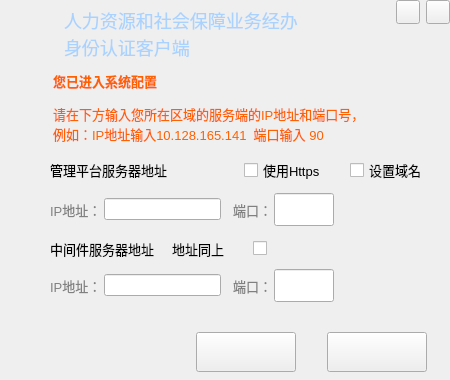
<?xml version="1.0" encoding="UTF-8"?>
<ui version="4.0">
 <class>ConfigWindow</class>
 <widget class="QWidget" name="ConfigWindow">
  <property name="geometry">
   <rect>
    <x>0</x>
    <y>0</y>
    <width>450</width>
    <height>380</height>
   </rect>
  </property>
  <property name="minimumSize">
   <size>
    <width>450</width>
    <height>380</height>
   </size>
  </property>
  <property name="maximumSize">
   <size>
    <width>450</width>
    <height>380</height>
   </size>
  </property>
  <property name="windowTitle">
   <string>ConfigWindow</string>
  </property>
  <property name="styleSheet">
   <string notr="true">#widget{
	border-image: url(:/MBRClient/Resources/image/sys_bg.png);
}</string>
  </property>
  <layout class="QGridLayout" name="gridLayout">
   <property name="leftMargin">
    <number>0</number>
   </property>
   <property name="topMargin">
    <number>0</number>
   </property>
   <property name="rightMargin">
    <number>0</number>
   </property>
   <property name="bottomMargin">
    <number>0</number>
   </property>
   <property name="spacing">
    <number>0</number>
   </property>
   <item row="0" column="0">
    <widget class="QWidget" name="widget" native="true">
     <property name="styleSheet">
      <string notr="true">QLabel{
font-family:&quot;微软雅黑&quot;;
font-size:13px;
}
#lbl_logo{
	border-image: url(:/MBRClient/Resources/image/logo.png);
}
#lbl_title{
font-size:18px;
color:#AAD2FF;
}
#btn_min{
	border-image: url(:/MBRClient/Resources/image/min.png);
}
#btn_min:hover{
	border-image: url(:/MBRClient/Resources/image/min_hover.png);
}
#btn_min:pressed{
	border-image: url(:/MBRClient/Resources/image/min_pressed.png);
}
#btn_close{
	border-image: url(:/MBRClient/Resources/image/close.png);
}
#btn_close:hover{
	border-image: url(:/MBRClient/Resources/image/close_hover.png);
}
#btn_close:pressed{
	border-image: url(:/MBRClient/Resources/image/close_pressed.png);
}
#lbl_fText{
font-size:13px;
color:#FF6000;
font:bold;
}
#lbl_fApe,#lbl_fApt{
font-size:13px;
color:#FF6000;
}
QCheckBox{
font-family:&quot;微软雅黑&quot;;
font-size:13px;
}
#lbl_ip,#lbl_port,#lbl_ipm,#lbl_portm{
color:gray;
}
#lbl_web,#lbl_webPort{
font-size:12px;
font:bold;
color:gray;
}
#lEdit_web,#lEdit_webPort{
font-size:12px;
font:bold;
}
#btn_confirm{
	border-image: url(:/MBRClient/Resources/image/set_ipcf.png);
}
#btn_confirm:hover{
	border-image: url(:/MBRClient/Resources/image/set_ipcf_hover.png);
}
#btn_confirm:pressed{
	border-image: url(:/MBRClient/Resources/image/set_ipcf_pressed.png);
}
#btn_confirm:disabled{
	border-image: url(:/MBRClient/Resources/image/set_ipcf_disabled.png);
}
#btn_cancel{
	border-image: url(:/MBRClient/Resources/image/set_ipcn.png);
}
#btn_cancel:hover{
	border-image: url(:/MBRClient/Resources/image/set_ipcn_hover.png);
}
#btn_cancel:pressed{
	border-image: url(:/MBRClient/Resources/image/set_ipcn_pressed.png);
}
#btn_cancel:disabled{
	border-image: url(:/MBRClient/Resources/image/set_ipcn_disabled.png);
}
#lbl_fText,#lbl_fApt,#lbl_fApe{
padding-left:50px;
}</string>
     </property>
     <layout class="QVBoxLayout" name="verticalLayout">
      <property name="spacing">
       <number>0</number>
      </property>
      <property name="leftMargin">
       <number>0</number>
      </property>
      <property name="topMargin">
       <number>0</number>
      </property>
      <property name="rightMargin">
       <number>0</number>
      </property>
      <property name="bottomMargin">
       <number>8</number>
      </property>
      <item>
       <layout class="QHBoxLayout" name="horizontalLayout">
        <property name="spacing">
         <number>6</number>
        </property>
        <property name="leftMargin">
         <number>10</number>
        </property>
        <item alignment="Qt::AlignVCenter">
         <widget class="QLabel" name="lbl_logo">
          <property name="minimumSize">
           <size>
            <width>48</width>
            <height>35</height>
           </size>
          </property>
          <property name="maximumSize">
           <size>
            <width>48</width>
            <height>35</height>
           </size>
          </property>
          <property name="text">
           <string/>
          </property>
         </widget>
        </item>
        <item alignment="Qt::AlignVCenter">
         <widget class="QLabel" name="lbl_title">
          <property name="minimumSize">
           <size>
            <width>250</width>
            <height>67</height>
           </size>
          </property>
          <property name="maximumSize">
           <size>
            <width>250</width>
            <height>67</height>
           </size>
          </property>
          <property name="text">
           <string>人力资源和社会保障业务经办身份认证客户端</string>
          </property>
          <property name="wordWrap">
           <bool>true</bool>
          </property>
         </widget>
        </item>
        <item>
         <spacer name="horizontalSpacer">
          <property name="orientation">
           <enum>Qt::Horizontal</enum>
          </property>
          <property name="sizeHint" stdset="0">
           <size>
            <width>40</width>
            <height>20</height>
           </size>
          </property>
         </spacer>
        </item>
        <item alignment="Qt::AlignTop">
         <widget class="QPushButton" name="btn_min">
          <property name="minimumSize">
           <size>
            <width>24</width>
            <height>24</height>
           </size>
          </property>
          <property name="maximumSize">
           <size>
            <width>24</width>
            <height>24</height>
           </size>
          </property>
          <property name="text">
           <string/>
          </property>
         </widget>
        </item>
        <item alignment="Qt::AlignTop">
         <widget class="QPushButton" name="btn_close">
          <property name="minimumSize">
           <size>
            <width>24</width>
            <height>24</height>
           </size>
          </property>
          <property name="maximumSize">
           <size>
            <width>24</width>
            <height>24</height>
           </size>
          </property>
          <property name="text">
           <string/>
          </property>
         </widget>
        </item>
       </layout>
      </item>
      <item>
       <spacer name="verticalSpacer">
        <property name="orientation">
         <enum>Qt::Vertical</enum>
        </property>
        <property name="sizeHint" stdset="0">
         <size>
          <width>20</width>
          <height>40</height>
         </size>
        </property>
       </spacer>
      </item>
      <item>
       <widget class="QLabel" name="lbl_fText">
        <property name="text">
         <string>您已进入系统配置</string>
        </property>
       </widget>
      </item>
      <item>
       <spacer name="verticalSpacer_2">
        <property name="orientation">
         <enum>Qt::Vertical</enum>
        </property>
        <property name="sizeType">
         <enum>QSizePolicy::Fixed</enum>
        </property>
        <property name="sizeHint" stdset="0">
         <size>
          <width>20</width>
          <height>13</height>
         </size>
        </property>
       </spacer>
      </item>
      <item>
       <widget class="QLabel" name="lbl_fApt">
        <property name="text">
         <string>请在下方输入您所在区域的服务端的IP地址和端口号，</string>
        </property>
       </widget>
      </item>
      <item>
       <widget class="QLabel" name="lbl_fApe">
        <property name="text">
         <string>例如：IP地址输入10.128.165.141  端口输入 90</string>
        </property>
       </widget>
      </item>
      <item>
       <spacer name="verticalSpacer_3">
        <property name="orientation">
         <enum>Qt::Vertical</enum>
        </property>
        <property name="sizeType">
         <enum>QSizePolicy::Fixed</enum>
        </property>
        <property name="sizeHint" stdset="0">
         <size>
          <width>20</width>
          <height>13</height>
         </size>
        </property>
       </spacer>
      </item>
      <item>
       <layout class="QHBoxLayout" name="horizontalLayout_2">
        <property name="leftMargin">
         <number>50</number>
        </property>
        <item>
         <widget class="QLabel" name="lbl_ms">
          <property name="text">
           <string>管理平台服务器地址</string>
          </property>
         </widget>
        </item>
        <item>
         <widget class="QCheckBox" name="cbox_useHttps">
          <property name="minimumSize">
           <size>
            <width>100</width>
            <height>0</height>
           </size>
          </property>
          <property name="maximumSize">
           <size>
            <width>100</width>
            <height>16777215</height>
           </size>
          </property>
          <property name="text">
           <string>使用Https</string>
          </property>
         </widget>
        </item>
        <item>
         <widget class="QCheckBox" name="cbox_setDomain">
          <property name="minimumSize">
           <size>
            <width>100</width>
            <height>0</height>
           </size>
          </property>
          <property name="maximumSize">
           <size>
            <width>100</width>
            <height>16777215</height>
           </size>
          </property>
          <property name="text">
           <string>设置域名</string>
          </property>
         </widget>
        </item>
       </layout>
      </item>
      <item>
       <spacer name="verticalSpacer_4">
        <property name="orientation">
         <enum>Qt::Vertical</enum>
        </property>
        <property name="sizeType">
         <enum>QSizePolicy::Fixed</enum>
        </property>
        <property name="sizeHint" stdset="0">
         <size>
          <width>20</width>
          <height>10</height>
         </size>
        </property>
       </spacer>
      </item>
      <item>
       <widget class="QStackedWidget" name="stackedWidget">
        <property name="currentIndex">
         <number>0</number>
        </property>
        <widget class="QWidget" name="page_1">
         <layout class="QHBoxLayout" name="horizontalLayout_6">
          <property name="spacing">
           <number>2</number>
          </property>
          <property name="leftMargin">
           <number>50</number>
          </property>
          <property name="topMargin">
           <number>0</number>
          </property>
          <property name="rightMargin">
           <number>0</number>
          </property>
          <property name="bottomMargin">
           <number>0</number>
          </property>
          <item>
           <widget class="QLabel" name="lbl_ipm">
            <property name="text">
             <string>IP地址：</string>
            </property>
           </widget>
          </item>
          <item>
           <widget class="IpAddressWidget" name="lEdit_ipm"/>
          </item>
          <item>
           <spacer name="horizontalSpacer_3">
            <property name="orientation">
             <enum>Qt::Horizontal</enum>
            </property>
            <property name="sizeType">
             <enum>QSizePolicy::Fixed</enum>
            </property>
            <property name="sizeHint" stdset="0">
             <size>
              <width>10</width>
              <height>20</height>
             </size>
            </property>
           </spacer>
          </item>
          <item>
           <widget class="QLabel" name="lbl_portm">
            <property name="text">
             <string>端口：</string>
            </property>
           </widget>
          </item>
          <item>
           <widget class="QLineEdit" name="lEdit_portm">
            <property name="minimumSize">
             <size>
              <width>60</width>
              <height>33</height>
             </size>
            </property>
            <property name="maximumSize">
             <size>
              <width>60</width>
              <height>33</height>
             </size>
            </property>
           </widget>
          </item>
          <item>
           <spacer name="horizontalSpacer_5">
            <property name="orientation">
             <enum>Qt::Horizontal</enum>
            </property>
            <property name="sizeHint" stdset="0">
             <size>
              <width>93</width>
              <height>20</height>
             </size>
            </property>
           </spacer>
          </item>
         </layout>
        </widget>
        <widget class="QWidget" name="page_2">
         <layout class="QHBoxLayout" name="horizontalLayout_7">
          <property name="spacing">
           <number>2</number>
          </property>
          <property name="leftMargin">
           <number>50</number>
          </property>
          <property name="topMargin">
           <number>0</number>
          </property>
          <property name="rightMargin">
           <number>0</number>
          </property>
          <property name="bottomMargin">
           <number>0</number>
          </property>
          <item>
           <widget class="QLabel" name="lbl_web">
            <property name="text">
             <string>URL：</string>
            </property>
           </widget>
          </item>
          <item>
           <widget class="QLineEdit" name="lEdit_web">
            <property name="minimumSize">
             <size>
              <width>173</width>
              <height>30</height>
             </size>
            </property>
            <property name="maximumSize">
             <size>
              <width>170</width>
              <height>30</height>
             </size>
            </property>
           </widget>
          </item>
          <item>
           <spacer name="horizontalSpacer_6">
            <property name="orientation">
             <enum>Qt::Horizontal</enum>
            </property>
            <property name="sizeType">
             <enum>QSizePolicy::Fixed</enum>
            </property>
            <property name="sizeHint" stdset="0">
             <size>
              <width>10</width>
              <height>20</height>
             </size>
            </property>
           </spacer>
          </item>
          <item>
           <widget class="QLabel" name="lbl_webPort">
            <property name="text">
             <string>端口：</string>
            </property>
           </widget>
          </item>
          <item>
           <widget class="QLineEdit" name="lEdit_webPort">
            <property name="minimumSize">
             <size>
              <width>60</width>
              <height>33</height>
             </size>
            </property>
            <property name="maximumSize">
             <size>
              <width>60</width>
              <height>33</height>
             </size>
            </property>
           </widget>
          </item>
          <item>
           <spacer name="horizontalSpacer_7">
            <property name="orientation">
             <enum>Qt::Horizontal</enum>
            </property>
            <property name="sizeHint" stdset="0">
             <size>
              <width>69</width>
              <height>20</height>
             </size>
            </property>
           </spacer>
          </item>
         </layout>
        </widget>
       </widget>
      </item>
      <item>
       <spacer name="verticalSpacer_5">
        <property name="orientation">
         <enum>Qt::Vertical</enum>
        </property>
        <property name="sizeType">
         <enum>QSizePolicy::Fixed</enum>
        </property>
        <property name="sizeHint" stdset="0">
         <size>
          <width>20</width>
          <height>13</height>
         </size>
        </property>
       </spacer>
      </item>
      <item>
       <layout class="QHBoxLayout" name="horizontalLayout_3">
        <property name="leftMargin">
         <number>50</number>
        </property>
        <item>
         <widget class="QLabel" name="lbl_prompt">
          <property name="text">
           <string>中间件服务器地址     地址同上</string>
          </property>
         </widget>
        </item>
        <item>
         <widget class="QCheckBox" name="cbox_sameAsAbove">
          <property name="text">
           <string/>
          </property>
         </widget>
        </item>
       </layout>
      </item>
      <item>
       <spacer name="verticalSpacer_6">
        <property name="orientation">
         <enum>Qt::Vertical</enum>
        </property>
        <property name="sizeType">
         <enum>QSizePolicy::Fixed</enum>
        </property>
        <property name="sizeHint" stdset="0">
         <size>
          <width>1</width>
          <height>10</height>
         </size>
        </property>
       </spacer>
      </item>
      <item>
       <layout class="QHBoxLayout" name="horizontalLayout_4">
        <property name="spacing">
         <number>2</number>
        </property>
        <property name="leftMargin">
         <number>50</number>
        </property>
        <item>
         <widget class="QLabel" name="lbl_ip">
          <property name="text">
           <string>IP地址：</string>
          </property>
         </widget>
        </item>
        <item>
         <widget class="IpAddressWidget" name="lEdit_ip"/>
        </item>
        <item>
         <spacer name="horizontalSpacer_4">
          <property name="orientation">
           <enum>Qt::Horizontal</enum>
          </property>
          <property name="sizeType">
           <enum>QSizePolicy::Fixed</enum>
          </property>
          <property name="sizeHint" stdset="0">
           <size>
            <width>10</width>
            <height>20</height>
           </size>
          </property>
         </spacer>
        </item>
        <item>
         <widget class="QLabel" name="lbl_port">
          <property name="text">
           <string>端口：</string>
          </property>
         </widget>
        </item>
        <item>
         <widget class="QLineEdit" name="lEdit_port">
          <property name="minimumSize">
           <size>
            <width>60</width>
            <height>33</height>
           </size>
          </property>
          <property name="maximumSize">
           <size>
            <width>60</width>
            <height>33</height>
           </size>
          </property>
         </widget>
        </item>
        <item>
         <spacer name="horizontalSpacer_2">
          <property name="orientation">
           <enum>Qt::Horizontal</enum>
          </property>
          <property name="sizeHint" stdset="0">
           <size>
            <width>40</width>
            <height>20</height>
           </size>
          </property>
         </spacer>
        </item>
       </layout>
      </item>
      <item>
       <spacer name="verticalSpacer_7">
        <property name="orientation">
         <enum>Qt::Vertical</enum>
        </property>
        <property name="sizeType">
         <enum>QSizePolicy::Fixed</enum>
        </property>
        <property name="sizeHint" stdset="0">
         <size>
          <width>20</width>
          <height>30</height>
         </size>
        </property>
       </spacer>
      </item>
      <item>
       <layout class="QHBoxLayout" name="horizontalLayout_5">
        <property name="spacing">
         <number>10</number>
        </property>
        <property name="leftMargin">
         <number>175</number>
        </property>
        <item>
         <widget class="QPushButton" name="btn_confirm">
          <property name="minimumSize">
           <size>
            <width>100</width>
            <height>40</height>
           </size>
          </property>
          <property name="maximumSize">
           <size>
            <width>100</width>
            <height>40</height>
           </size>
          </property>
          <property name="text">
           <string/>
          </property>
         </widget>
        </item>
        <item>
         <widget class="QPushButton" name="btn_cancel">
          <property name="minimumSize">
           <size>
            <width>100</width>
            <height>40</height>
           </size>
          </property>
          <property name="maximumSize">
           <size>
            <width>100</width>
            <height>40</height>
           </size>
          </property>
          <property name="text">
           <string/>
          </property>
         </widget>
        </item>
       </layout>
      </item>
     </layout>
    </widget>
   </item>
  </layout>
 </widget>
 <layoutdefault spacing="6" margin="11"/>
 <customwidgets>
  <customwidget>
   <class>IpAddressWidget</class>
   <extends>QLineEdit</extends>
   <header>IpAddressWidget.h</header>
  </customwidget>
 </customwidgets>
 <resources>
  <include location="MBRClient.qrc"/>
 </resources>
 <connections/>
</ui>
